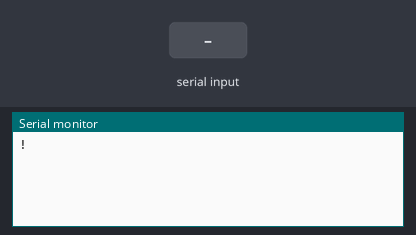
This sketch was run on a simulated Arduino Uno, built with avr-gcc and run on an emulated ATmega328P. Parts: the last lines printed to the serial monitor. The test bench sets the inputs (shaded band).

Above: at 1.2 s.
1.3 s: "1\n" received over Serial
At 2.1 s:
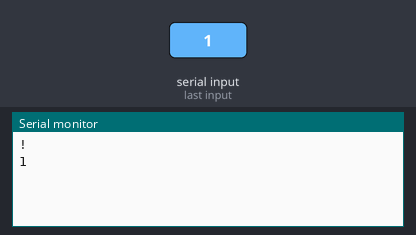
2.8 s: "0\n" received over Serial
At 3.3 s:
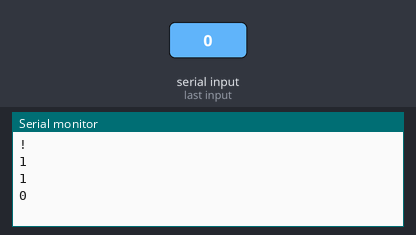
4.3 s: "2\n" received over Serial
At 5.7 s:
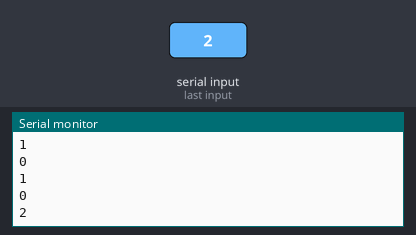
Timing chart, 0 to 7.3 s (numbered marks = the images above; inputs shaded):
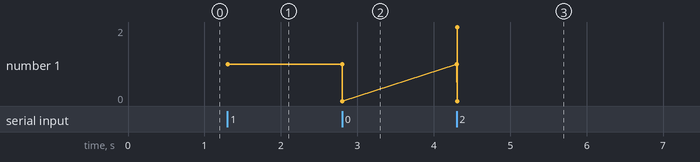

The sketch:

ArduinoCompurerCommunication.ino
```cpp
static char endMarker = '\n'; // message separator
static char startMarker = '!'; // message separator
String inputString = "";
boolean stringComplete = false;
//const byte DATA_MAX_SIZE = 32;
//char data[DATA_MAX_SIZE];   // an array to store the received data

void setup() {
  Serial.begin(9600);
  Serial.println(startMarker);
}

void loop() {
  receiveData();
//  Serial.println("Hello from arduino!");
//  delay(1000);
  if (stringComplete) {
    stringComplete = false;
    Serial.println(inputString);
  }
}

void receiveData() {
  char receivedChar;     // read char from serial port

  // read while we have data available and we are
  // still receiving the same message.
  while(Serial.available()) {
    receivedChar = (char)Serial.read();

    inputString += receivedChar;

    if (receivedChar == endMarker) {
        stringComplete = true;
    }
  }
}
```

Measured:
- after the input at 1.3 s, the serial monitor: prints a new line at once (image 1)
- after the input at 2.8 s, the serial monitor: prints a new line at once (image 2)
- after the input at 4.3 s, the serial monitor: prints a new line at once (image 3)
- plotted number 1: 1 → 0 after the input at 2.8 s, 0 → 2 after the input at 4.3 s
